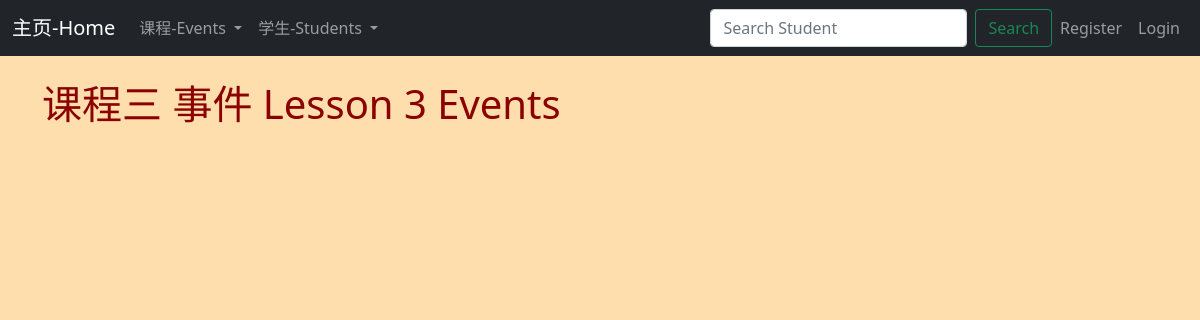
The page /events/lesson-three on the database as committed earlier.
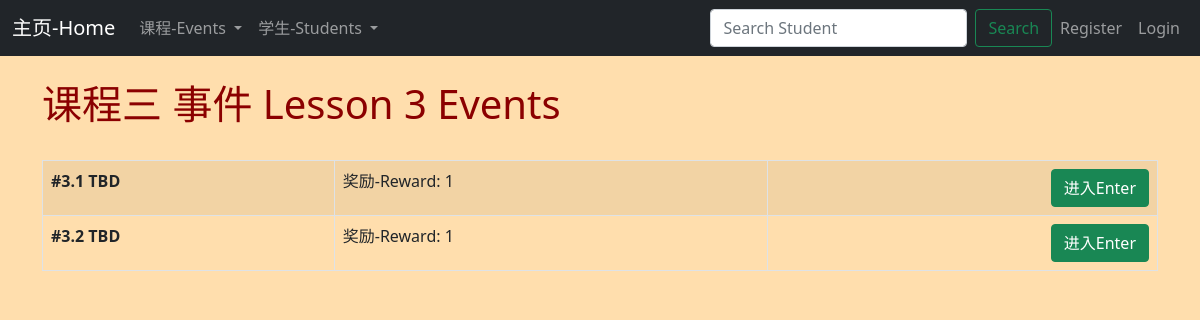
The same page on the database as committed later.
### events/models.py (models this page shows, shortened)
class Event(models.Model):
	name = models.CharField('Event Name', max_length=120 )
	description = models.TextField(blank = True)
	lesson = models.IntegerField("Lesson Number", blank=False)
	reward = models.IntegerField("Badge",blank=False, default="1")

### events/views.py (the view)
# urls.py: path('events/lesson-three', views.lesson_three, name = 'lesson-three'),
def lesson_three(request):
	event_list = Event.objects.all()
	return render(request,
		'events/lesson_three.html', {
		'event_list' : event_list
		})

### events/templates/events/lesson_three.html (shortened to what this page needs)
{% extends 'events/base.html' %}
{% block content %}
<head>
</head>
	<h1> 课程三 事件 Lesson 3 Events </h1>
<br/>
<table class="table table-striped table-hover table-bordered ">
{% for event in event_list %}
{% if event.lesson == 3 %}
        	<tr>
    			<td>
    					<strong>{{ event.name }}</strong>
    			</td>
    			<td>
    				奖励-Reward: {{ event.reward }}
    			</td>
    			<td>
    					<a href=" {% url 'show-event' event.id %}">
    					<input type = "submit" value = "进入Enter" class = "btn btn-success" style="float: right;"></a>
    			</td>
    		</tr>
{% endif %}
{% endfor %}
</table>
<br/>
{% endblock %}

Rows that differ between the two databases and show on the page:
added Event: name "#3.1 TBD", reward "1"
added Event: name "#3.2 TBD", reward "1"
